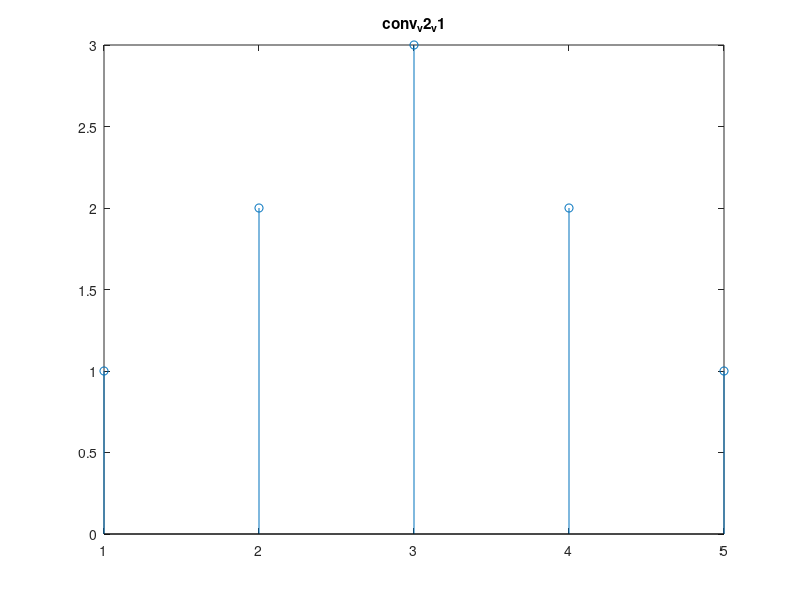
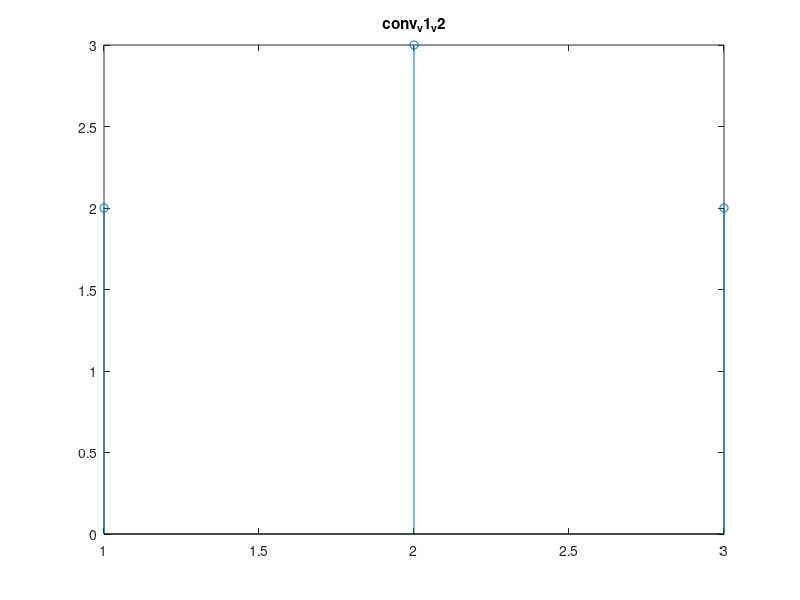
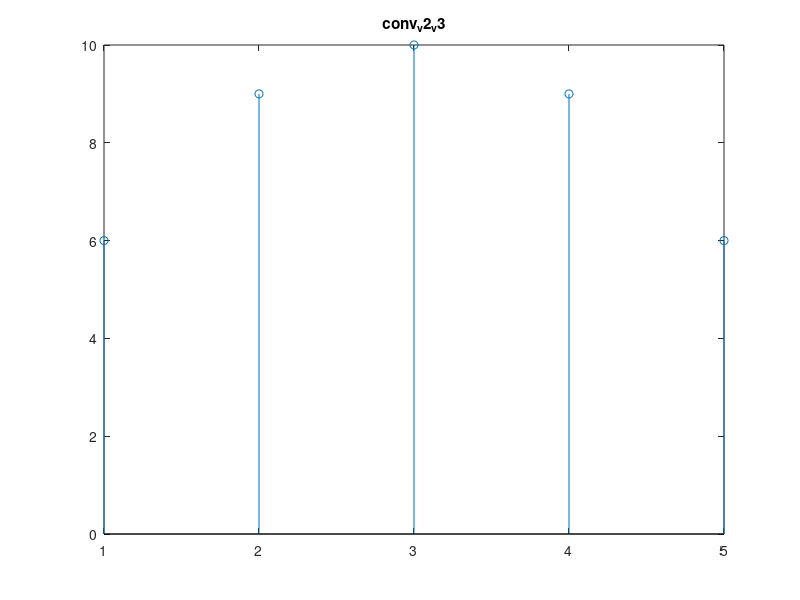
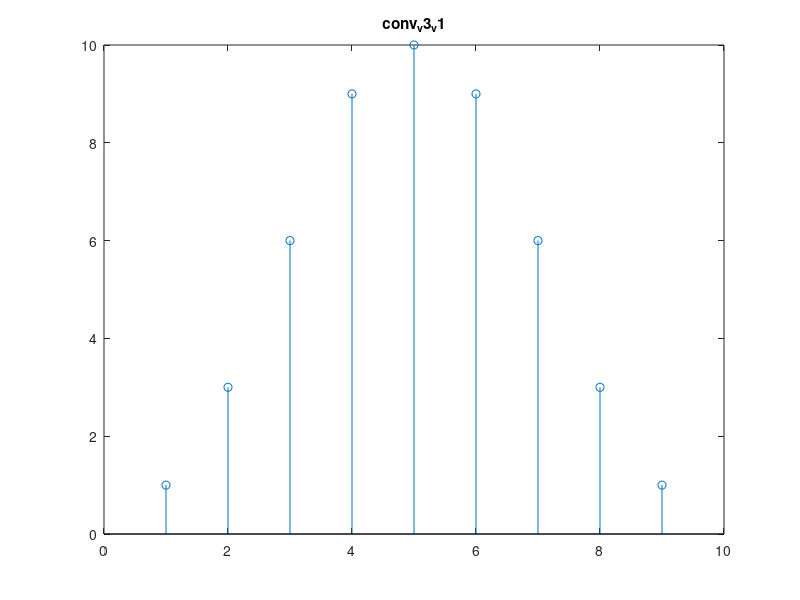

The MATLAB script that drew these images, in order:
v1 = [1;1;1];
v2 = [0;1;1;1;0];
v3 = [0;1;2;3;4;3;2;1;0];
v4 = [0;1;2;2;3;3;2;1;0];
v5 = [0;1;2;1;0;-1;-2;-1;0];

%figure; stem(v1); title('v1');
%figure; stem(v2); title('v2');
%figure; stem(v3); title('v3');
%figure; stem(v4); title('v4');
%figure; stem(v5); title('v5');

p_times_f = conv(v1, v2);
len_p_times_f = length(p_times_f);

p_times_f_same = conv(v1, v2, 'same');

conv_v2_v1 = conv(v2, v1, 'same');
conv_v1_v2 = conv(v1, v2, 'same');
conv_v2_v3 = conv(v2, v3, 'same');
conv_v3_v1 = conv(v3, v1, 'same');
conv_v1_v4 = conv(v1, v4, 'same');
conv_v4_v1 = conv(v4, v1, 'same');
conv_v5_v2 = conv(v5, v2, 'same');
conv_v5_v3 = conv(v5, v3, 'same');

figure; stem(conv_v2_v1); title('conv_v2_v1');
figure; stem(conv_v1_v2); title('conv_v1_v2');
figure; stem(conv_v2_v3); title('conv_v2_v3');
figure; stem(conv_v3_v1); title('conv_v3_v1');
figure; stem(conv_v1_v4); title('conv_v1_v4');
figure; stem(conv_v4_v1); title('conv_v4_v1');
figure; stem(conv_v5_v2); title('conv_v5_v2');
figure; stem(conv_v5_v3); title('conv_v5_v3');
